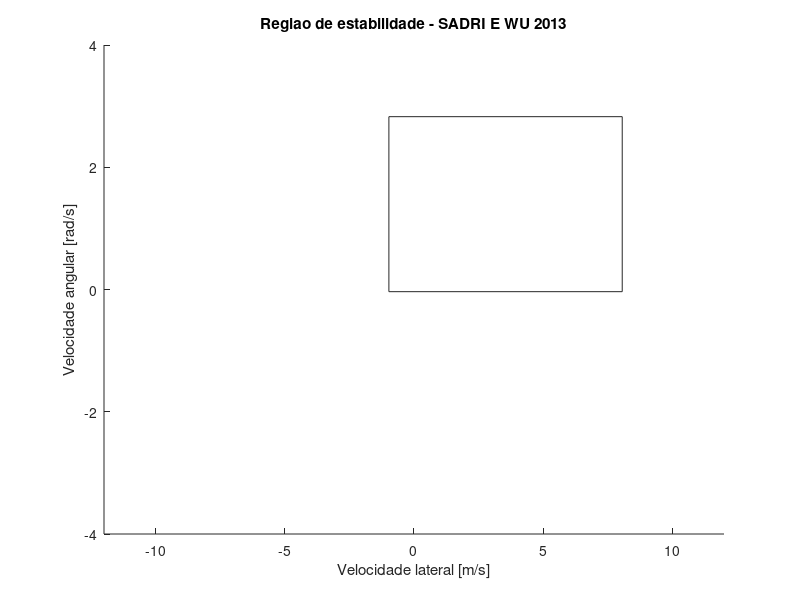

The MATLAB script that drew this image: (Note: this script raises an error after producing the figure.)

clear,clc
%% Descrição
% Este script tem como objetivo gerar novamente os gráficos da região de
% estabilidade

%% Definindo a figura e configurando

figure(1) % Inicializando a figura
hold on % objetos inseridos são adicionados

%% Primeira região

load('regiaoresultadosls_2015_09_08') % carregando as variáveis

contour(Xls,Yls,Zls,0.5,'r') % Contorno da primeira região

%% Carregando as variaveis da segunda região

load('regiaoresultadosls_2015_09_09') % carregando as variáveis

contour(Xls,Yls,Zls,0.5,'g') % Contorno da primeira região

%% Acrescentando os detalhes do gráfico

title('Regiao de estabilidade - SADRI E WU 2013')
xlabel('Velocidade lateral [m/s]')
ylabel('Velocidade angular [rad/s]')
legend('a=1.37 b=1.86','a=1.86 b=1.37')

